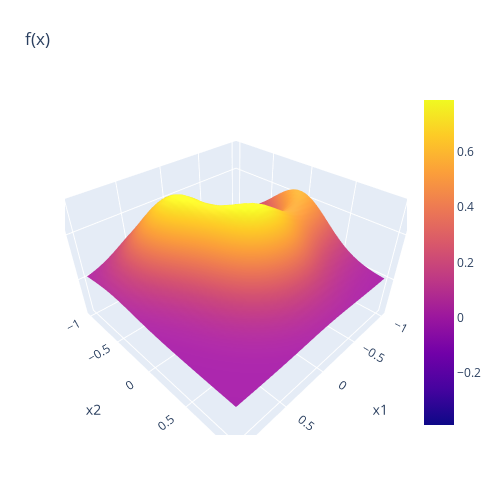

This figure's notebook cell:
### Markdown cell above
We'll also go ahead and plot this function so we have an idea of what output we should expect.

### Code cell
import plotly.graph_objects as go

n = 41
x1 = np.linspace(-1, 1, n)
x2 = x1.copy()

y = np.zeros((n, n))
for i in range(n):
    for j in range(n):
        y[i,j] = f(np.array([x1[i], x2[j]]))

fig = go.Figure(data=[go.Surface(z=y, x=x1, y=x2)])
fig.update_layout(title='f(x)', autosize=False,
                  width=500, height=500,
                  scene=dict(xaxis_title='x1', yaxis_title='x2', zaxis_title='y'),
                  margin=dict(l=65, r=50, b=65, t=90))
fig.show()

### Figure 1 — Plotly figure (JSON) as saved in the notebook; plotly's stock layout.template omitted (floating-point values rounded to 4 significant figures; data arrays with more than 128 entries replaced by an {"elided": "..."} marker saying what was removed)
{"data": [{"type": "surface", "x": [-1, -0.95, -0.9, -0.85, -0.8, -0.75, -0.7, -0.65, -0.6, -0.55, -0.5, -0.45, -0.4, -0.35, -0.3, -0.25, -0.2, -0.15, -0.1, -0.05, 0, 0.05, 0.1, 0.15, 0.2, 0.25, 0.3, 0.35, 0.4, 0.45, 0.5, 0.55, 0.6, 0.65, 0.7, 0.75, 0.8, 0.85, 0.9, 0.95, 1], "y": [-1, -0.95, -0.9, -0.85, -0.8, -0.75, -0.7, -0.65, -0.6, -0.55, -0.5, -0.45, -0.4, -0.35, -0.3, -0.25, -0.2, -0.15, -0.1, -0.05, 0, 0.05, 0.1, 0.15, 0.2, 0.25, 0.3, 0.35, 0.4, 0.45, 0.5, 0.55, 0.6, 0.65, 0.7, 0.75, 0.8, 0.85, 0.9, 0.95, 1], "z": {"elided": "41x41 float values"}}], "layout": {"autosize": false, "height": 500, "margin": {"b": 65, "l": 65, "r": 50, "t": 90}, "scene": {"xaxis": {"title": {"text": "x1"}}, "yaxis": {"title": {"text": "x2"}}, "zaxis": {"title": {"text": "y"}}}, "title": {"text": "f(x)"}, "width": 500}}
